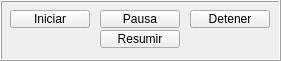
   <widget class="QFrame" name="frmControles">
    <property name="geometry">
     <rect>
      <x>10</x>
      <y>449</y>
      <width>281</width>
      <height>61</height>
     </rect>
    </property>
    <property name="frameShape">
     <enum>QFrame::Shape::Box</enum>
    </property>
    <property name="frameShadow">
     <enum>QFrame::Shadow::Raised</enum>
    </property>
    <widget class="QPushButton" name="btnPausa">
     <property name="geometry">
      <rect>
       <x>100</x>
       <y>10</y>
       <width>80</width>
       <height>18</height>
      </rect>
     </property>
     <property name="text">
      <string>Pausa</string>
     </property>
    </widget>
    <widget class="QPushButton" name="btnDetener">
     <property name="geometry">
      <rect>
       <x>190</x>
       <y>10</y>
       <width>80</width>
       <height>18</height>
      </rect>
     </property>
     <property name="text">
      <string>Detener</string>
     </property>
    </widget>
    <widget class="QPushButton" name="btnIniciar">
     <property name="geometry">
      <rect>
       <x>10</x>
       <y>10</y>
       <width>80</width>
       <height>18</height>
      </rect>
     </property>
     <property name="text">
      <string>Iniciar</string>
     </property>
    </widget>
    <widget class="QPushButton" name="btnResumir">
     <property name="geometry">
      <rect>
       <x>100</x>
       <y>30</y>
       <width>80</width>
       <height>18</height>
      </rect>
     </property>
     <property name="text">
      <string>Resumir</string>
     </property>
    </widget>
   </widget>
